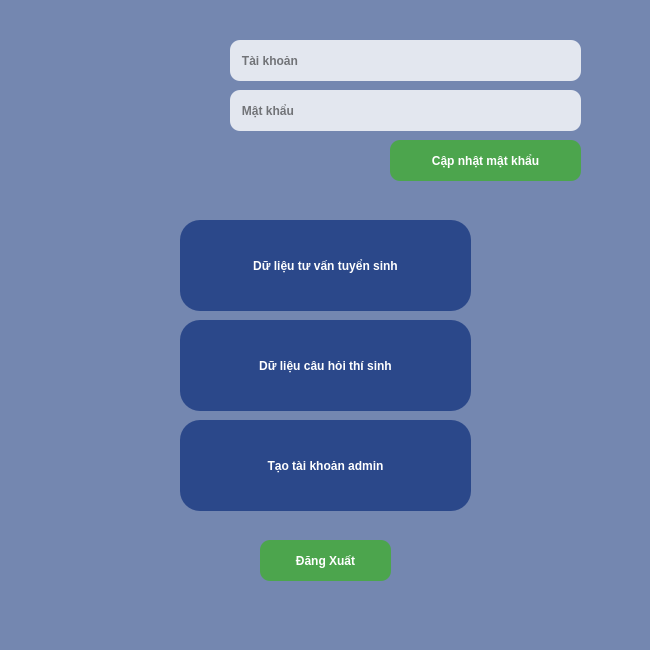
<?xml version="1.0" encoding="UTF-8"?>
<ui version="4.0">
 <class>choosetable_window</class>
 <widget class="QMainWindow" name="choosetable_window">
  <property name="geometry">
   <rect>
    <x>0</x>
    <y>0</y>
    <width>650</width>
    <height>650</height>
   </rect>
  </property>
  <property name="minimumSize">
   <size>
    <width>650</width>
    <height>650</height>
   </size>
  </property>
  <property name="maximumSize">
   <size>
    <width>650</width>
    <height>650</height>
   </size>
  </property>
  <property name="windowTitle">
   <string>PHẦN MỀM TƯ VẤN TUYỂN SINH TRƯỜNG ĐẠI HỌC VĂN HIẾN</string>
  </property>
  <property name="windowIcon">
   <iconset>
    <normaloff>img/logo.png</normaloff>img/logo.png</iconset>
  </property>
  <widget class="QWidget" name="centralwidget">
   <widget class="QLabel" name="background_fillter">
    <property name="geometry">
     <rect>
      <x>0</x>
      <y>0</y>
      <width>650</width>
      <height>650</height>
     </rect>
    </property>
    <property name="minimumSize">
     <size>
      <width>650</width>
      <height>650</height>
     </size>
    </property>
    <property name="maximumSize">
     <size>
      <width>650</width>
      <height>650</height>
     </size>
    </property>
    <property name="mouseTracking">
     <bool>false</bool>
    </property>
    <property name="tabletTracking">
     <bool>false</bool>
    </property>
    <property name="focusPolicy">
     <enum>Qt::NoFocus</enum>
    </property>
    <property name="contextMenuPolicy">
     <enum>Qt::NoContextMenu</enum>
    </property>
    <property name="autoFillBackground">
     <bool>false</bool>
    </property>
    <property name="styleSheet">
     <string notr="true">QLabel{
	background: rgba(34,65,134,60%);
}</string>
    </property>
    <property name="text">
     <string/>
    </property>
   </widget>
   <widget class="QLabel" name="background">
    <property name="geometry">
     <rect>
      <x>0</x>
      <y>0</y>
      <width>650</width>
      <height>650</height>
     </rect>
    </property>
    <property name="minimumSize">
     <size>
      <width>650</width>
      <height>650</height>
     </size>
    </property>
    <property name="maximumSize">
     <size>
      <width>650</width>
      <height>650</height>
     </size>
    </property>
    <property name="mouseTracking">
     <bool>false</bool>
    </property>
    <property name="tabletTracking">
     <bool>false</bool>
    </property>
    <property name="focusPolicy">
     <enum>Qt::NoFocus</enum>
    </property>
    <property name="contextMenuPolicy">
     <enum>Qt::NoContextMenu</enum>
    </property>
    <property name="autoFillBackground">
     <bool>false</bool>
    </property>
    <property name="styleSheet">
     <string notr="true"/>
    </property>
    <property name="text">
     <string/>
    </property>
    <property name="pixmap">
     <pixmap>img/background.jpg</pixmap>
    </property>
    <property name="scaledContents">
     <bool>true</bool>
    </property>
   </widget>
   <widget class="QPushButton" name="logout">
    <property name="geometry">
     <rect>
      <x>260</x>
      <y>540</y>
      <width>131</width>
      <height>41</height>
     </rect>
    </property>
    <property name="styleSheet">
     <string notr="true">QPushButton{
	color: rgb(255, 255, 255);
	font: 75 12pt &quot;HungHau&quot;;
	border-radius: 10px;
	background-color: rgba(74,167,72,95%);
	font-weight: bold;
}
QPushButton:hover{
	font: 75 14pt &quot;HungHau&quot;;
	border-radius: 10px;
	border: 3px solid #4AA748;
	background-color: rgba(132,193,65,65%);
	font-weight: bold;
}</string>
    </property>
    <property name="text">
     <string>Đăng Xuất</string>
    </property>
    <property name="autoRepeatDelay">
     <number>300</number>
    </property>
   </widget>
   <widget class="QPushButton" name="data_table">
    <property name="geometry">
     <rect>
      <x>180</x>
      <y>220</y>
      <width>291</width>
      <height>91</height>
     </rect>
    </property>
    <property name="styleSheet">
     <string notr="true">QPushButton{
	font: 75 16pt &quot;HungHau&quot;;
	border-radius: 20px;
	background-color: rgba(34,65,134,90%);
	color: rgb(255, 255, 255);
	font-weight: bold;
}
QPushButton:hover{
	font: 75 18pt &quot;HungHau&quot;;
	border-radius: 20px;
	border: 7px solid rgb(59,108,212);
	background-color: rgba(59,108,212,65%);
	font-weight: bold;
}</string>
    </property>
    <property name="text">
     <string>Dữ liệu tư vấn tuyển sinh</string>
    </property>
    <property name="autoRepeatDelay">
     <number>300</number>
    </property>
   </widget>
   <widget class="QPushButton" name="infouser_table">
    <property name="geometry">
     <rect>
      <x>180</x>
      <y>320</y>
      <width>291</width>
      <height>91</height>
     </rect>
    </property>
    <property name="styleSheet">
     <string notr="true">QPushButton{
	font: 75 16pt &quot;HungHau&quot;;
	border-radius: 20px;
	background-color: rgba(34,65,134,90%);
	color: rgb(255, 255, 255);
	font-weight: bold;
}
QPushButton:hover{
	font: 75 18pt &quot;HungHau&quot;;
	border-radius: 20px;
	border: 7px solid rgb(59,108,212);
	background-color: rgba(59,108,212,65%);
	font-weight: bold;
}</string>
    </property>
    <property name="text">
     <string>Dữ liệu câu hỏi thí sinh</string>
    </property>
    <property name="autoRepeatDelay">
     <number>300</number>
    </property>
   </widget>
   <widget class="QLabel" name="logo">
    <property name="geometry">
     <rect>
      <x>50</x>
      <y>40</y>
      <width>150</width>
      <height>150</height>
     </rect>
    </property>
    <property name="minimumSize">
     <size>
      <width>150</width>
      <height>150</height>
     </size>
    </property>
    <property name="maximumSize">
     <size>
      <width>175</width>
      <height>175</height>
     </size>
    </property>
    <property name="styleSheet">
     <string notr="true">QLabel{
	image: url(:/newPrefix/logo.png);
}
QLabel:hover{
	image: url(:/newPrefix/logo HHE.png);
}</string>
    </property>
    <property name="text">
     <string/>
    </property>
    <property name="pixmap">
     <pixmap>img/logo.png</pixmap>
    </property>
    <property name="scaledContents">
     <bool>true</bool>
    </property>
    <property name="wordWrap">
     <bool>false</bool>
    </property>
    <property name="openExternalLinks">
     <bool>false</bool>
    </property>
   </widget>
   <widget class="QPushButton" name="signup_admin">
    <property name="geometry">
     <rect>
      <x>180</x>
      <y>420</y>
      <width>291</width>
      <height>91</height>
     </rect>
    </property>
    <property name="styleSheet">
     <string notr="true">QPushButton{
	font: 75 16pt &quot;HungHau&quot;;
	border-radius: 20px;
	background-color: rgba(34,65,134,90%);
	color: rgb(255, 255, 255);
	font-weight: bold;
}
QPushButton:hover{
	font: 75 18pt &quot;HungHau&quot;;
	border-radius: 20px;
	border: 7px solid rgb(59,108,212);
	background-color: rgba(59,108,212,65%);
	font-weight: bold;
}</string>
    </property>
    <property name="text">
     <string>Tạo tài khoản admin</string>
    </property>
    <property name="autoRepeatDelay">
     <number>300</number>
    </property>
   </widget>
   <widget class="QLineEdit" name="password_input">
    <property name="geometry">
     <rect>
      <x>230</x>
      <y>90</y>
      <width>351</width>
      <height>41</height>
     </rect>
    </property>
    <property name="styleSheet">
     <string notr="true">QLineEdit{
	font: 75 10pt &quot;HungHau&quot;;
	border-radius: 10px;
	background-color: rgba(255, 255, 255,80%);
	font-weight: bold;
}

QLineEdit:hover{
	font: 75 12pt &quot;HungHau&quot;;
	border: 2px solid #92D050;
	background-color: rgba(255, 255, 255,90%);
	font-weight: bold;
}</string>
    </property>
    <property name="text">
     <string/>
    </property>
    <property name="echoMode">
     <enum>QLineEdit::Password</enum>
    </property>
    <property name="cursorPosition">
     <number>0</number>
    </property>
    <property name="alignment">
     <set>Qt::AlignLeading|Qt::AlignLeft|Qt::AlignVCenter</set>
    </property>
    <property name="placeholderText">
     <string>   Mật khẩu</string>
    </property>
   </widget>
   <widget class="QLineEdit" name="account_input">
    <property name="geometry">
     <rect>
      <x>230</x>
      <y>40</y>
      <width>351</width>
      <height>41</height>
     </rect>
    </property>
    <property name="styleSheet">
     <string notr="true">QLineEdit{
	font: 75 10pt &quot;HungHau&quot;;
	border-radius: 10px;
	background-color: rgba(255, 255, 255,80%);
	font-weight: bold;
}

QLineEdit:hover{
	font: 75 12pt &quot;HungHau&quot;;
	border: 2px solid #92D050;
	background-color: rgba(255, 255, 255,90%);
	font-weight: bold;
}</string>
    </property>
    <property name="text">
     <string/>
    </property>
    <property name="echoMode">
     <enum>QLineEdit::Normal</enum>
    </property>
    <property name="cursorPosition">
     <number>0</number>
    </property>
    <property name="alignment">
     <set>Qt::AlignLeading|Qt::AlignLeft|Qt::AlignVCenter</set>
    </property>
    <property name="placeholderText">
     <string>   Tài khoản</string>
    </property>
   </widget>
   <widget class="QPushButton" name="update_button">
    <property name="geometry">
     <rect>
      <x>390</x>
      <y>140</y>
      <width>191</width>
      <height>41</height>
     </rect>
    </property>
    <property name="styleSheet">
     <string notr="true">QPushButton{
	color: rgb(255, 255, 255);
	font: 75 12pt &quot;HungHau&quot;;
	border-radius: 10px;
	background-color: rgba(74,167,72,95%);
	font-weight: bold;
}
QPushButton:hover{
	font: 75 14pt &quot;HungHau&quot;;
	border-radius: 10px;
	border: 3px solid #4AA748;
	background-color: rgba(132,193,65,65%);
	font-weight: bold;
}</string>
    </property>
    <property name="text">
     <string>Cập nhật mật khẩu</string>
    </property>
    <property name="autoRepeatDelay">
     <number>300</number>
    </property>
   </widget>
   <zorder>background</zorder>
   <zorder>background_fillter</zorder>
   <zorder>logout</zorder>
   <zorder>data_table</zorder>
   <zorder>infouser_table</zorder>
   <zorder>logo</zorder>
   <zorder>signup_admin</zorder>
   <zorder>password_input</zorder>
   <zorder>account_input</zorder>
   <zorder>update_button</zorder>
  </widget>
 </widget>
 <resources/>
 <connections/>
</ui>
